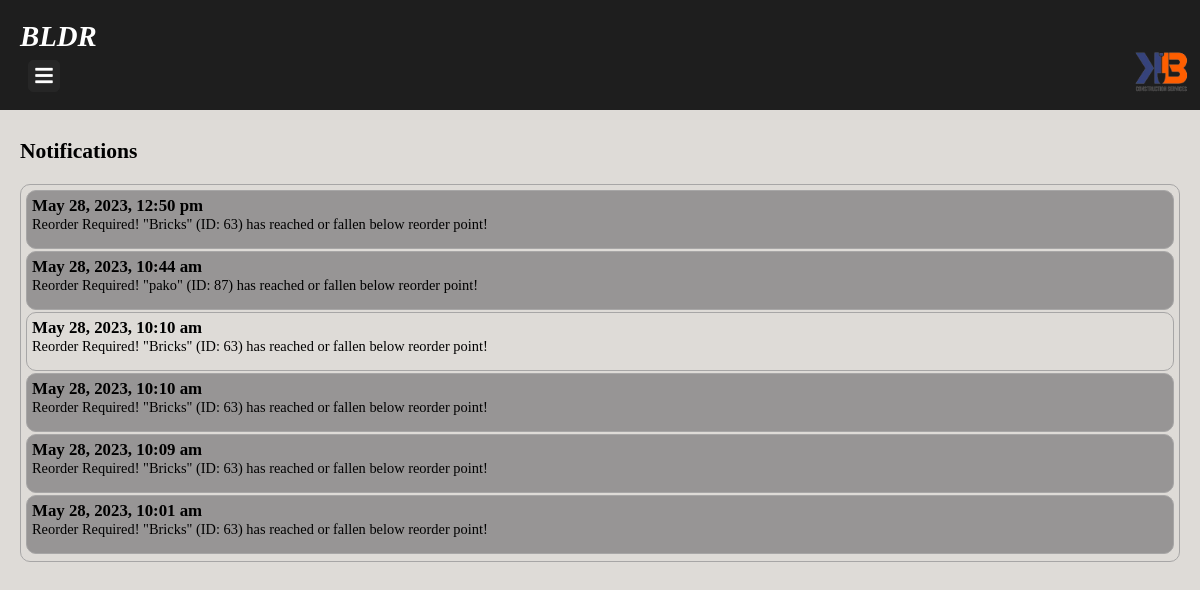
The page /notifications.php (signed in) on the database its author committed.
### tables this page shows
CREATE TABLE `notifications` (
  `id` int(11) NOT NULL,
  `type` varchar(255) NOT NULL,
  `message` varchar(255) NOT NULL,
  `read_status` tinyint(1) DEFAULT 0,
  `created_at` timestamp NOT NULL DEFAULT current_timestamp()
);

### notifications.php (the view, shortened to what this page needs)
<?php
include("connection.php");
include('layouts/header.php');
echo "<div class='main-content'>";
echo "<h2>Notifications</h2>";
echo "<div class='notification-box'>";
$query = "SELECT * FROM notifications ORDER BY created_at DESC";
$result = mysqli_query($con, $query);
if (mysqli_num_rows($result) > 0) {
    while ($row = mysqli_fetch_assoc($result)) {
        $notificationId = $row['id'];
        $notificationType = $row['type'];
        $notificationMessage = $row['message'];
        $readStatus = $row['read_status'];
        $createdAt = $row['created_at'];
        $readClass = $readStatus ? 'read' : 'unread';
        $timestamp = date('F j, Y, g:i a', strtotime($createdAt));
        preg_match('/\(ID: (\d+)\)/', $notificationMessage, $matches);
        $projectId = isset($matches[1]) ? $matches[1] : '';
        echo "<div class='notification-box $readClass' data-notification-id='$notificationId' data-notification-type='$notificationType'>";
        echo "<a href='" . getNotificationLink($notificationType, $projectId) . "' class='notification-link'>";
        echo "<div class='notification-content'>";
        echo "<h3>$timestamp</h3>";
        echo "<p class='notification-message'>$notificationMessage</p>";
        echo "</div>";
        echo "</a>";
        echo "</div>";
    }
} else {
    echo "<p>No notifications.</p>";
}
echo "</div>";
echo "</div>";
function getNotificationLink($notificationType, $projectId) {
    if ($notificationType === 'Product Reorder') {
        $link = "order_demand.php?id=$projectId";
    } elseif ($notificationType === 'project') {
        $link = "display_project.php?id=$projectId";
    } else {
        $link = "#";
    }
    return $link;
}
?>
<link rel="stylesheet" href="notifications.css">

### bldr.css (style rules this page uses)
body { font-size: 0.9em; }
* { margin: 0; padding: 0; text-decoration: none; }
.main-content { margin-left: 0; padding: 20px; transition: margin-left 0.5s; }
a { color: inherit; text-decoration: none; }
.main-content { margin-top: 100px; }
h2 { margin-bottom: 20px; }
p { margin-bottom: 10px; }
body { background-color: #dedbd7; }

### existing.css (style rules this page uses)
h2 { display: inline-block; }

### notifications.css (style rules this page uses)
.notification-box { border: 1px solid #a7a6a6; padding: 5px; margin-bottom: 2px; border-radius: 10px; }
.notification-box.unread { background-color: #979595; }
.notification-box .notification-message { color: #000000; }

### rows shown on the page
notifications: created_at "May 28, 2023, 12:50 pm", message "Reorder Required! \"Bricks\" (ID: 63) has reached or fallen below reorder point!"
notifications: created_at "May 28, 2023, 10:44 am", message "Reorder Required! \"pako\" (ID: 87) has reached or fallen below reorder point!"
notifications: created_at "May 28, 2023, 10:10 am", message "Reorder Required! \"Bricks\" (ID: 63) has reached or fallen below reorder point!"
notifications: created_at "May 28, 2023, 10:10 am", message "Reorder Required! \"Bricks\" (ID: 63) has reached or fallen below reorder point!"
notifications: created_at "May 28, 2023, 10:09 am", message "Reorder Required! \"Bricks\" (ID: 63) has reached or fallen below reorder point!"
notifications: created_at "May 28, 2023, 10:01 am", message "Reorder Required! \"Bricks\" (ID: 63) has reached or fallen below reorder point!"
